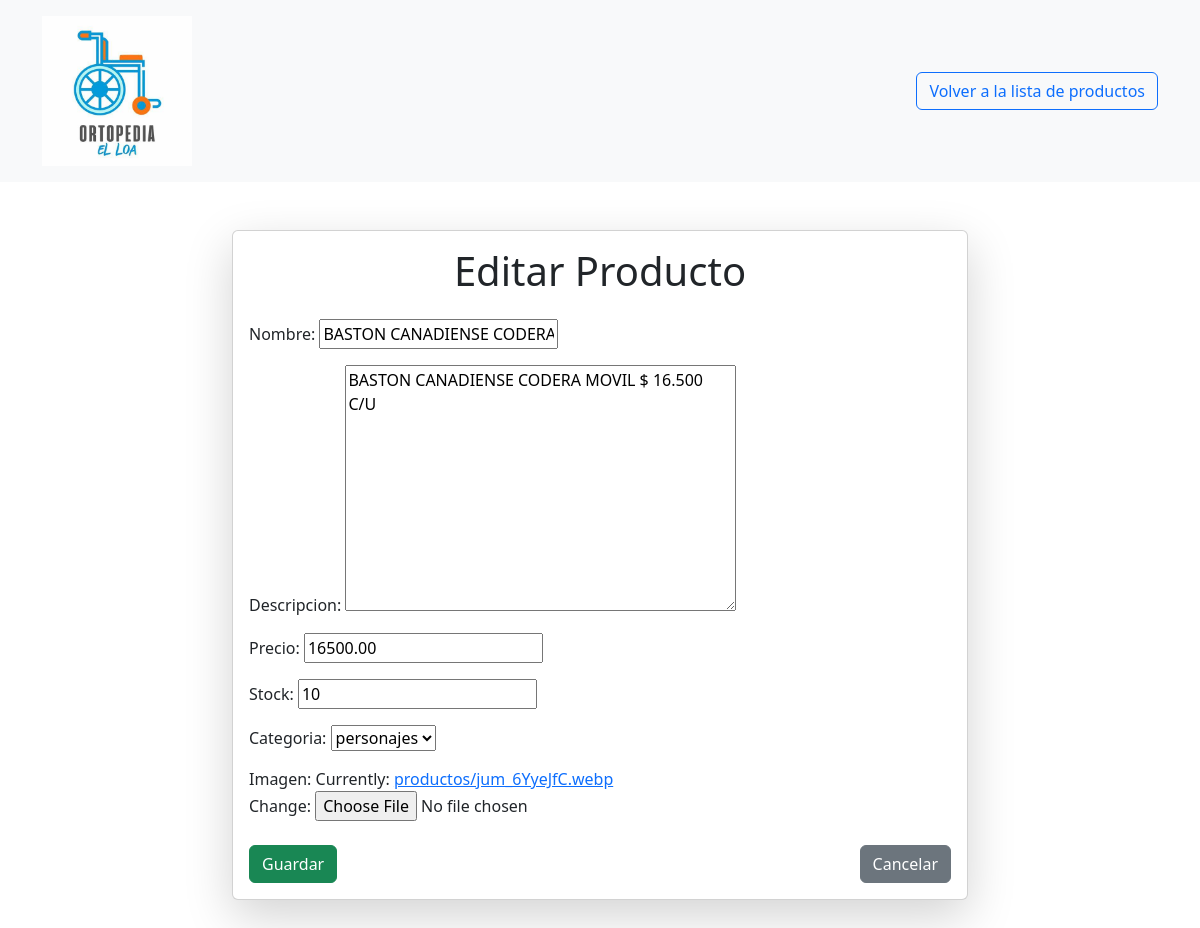
The page /productos/52/editar/ on the database as committed earlier.
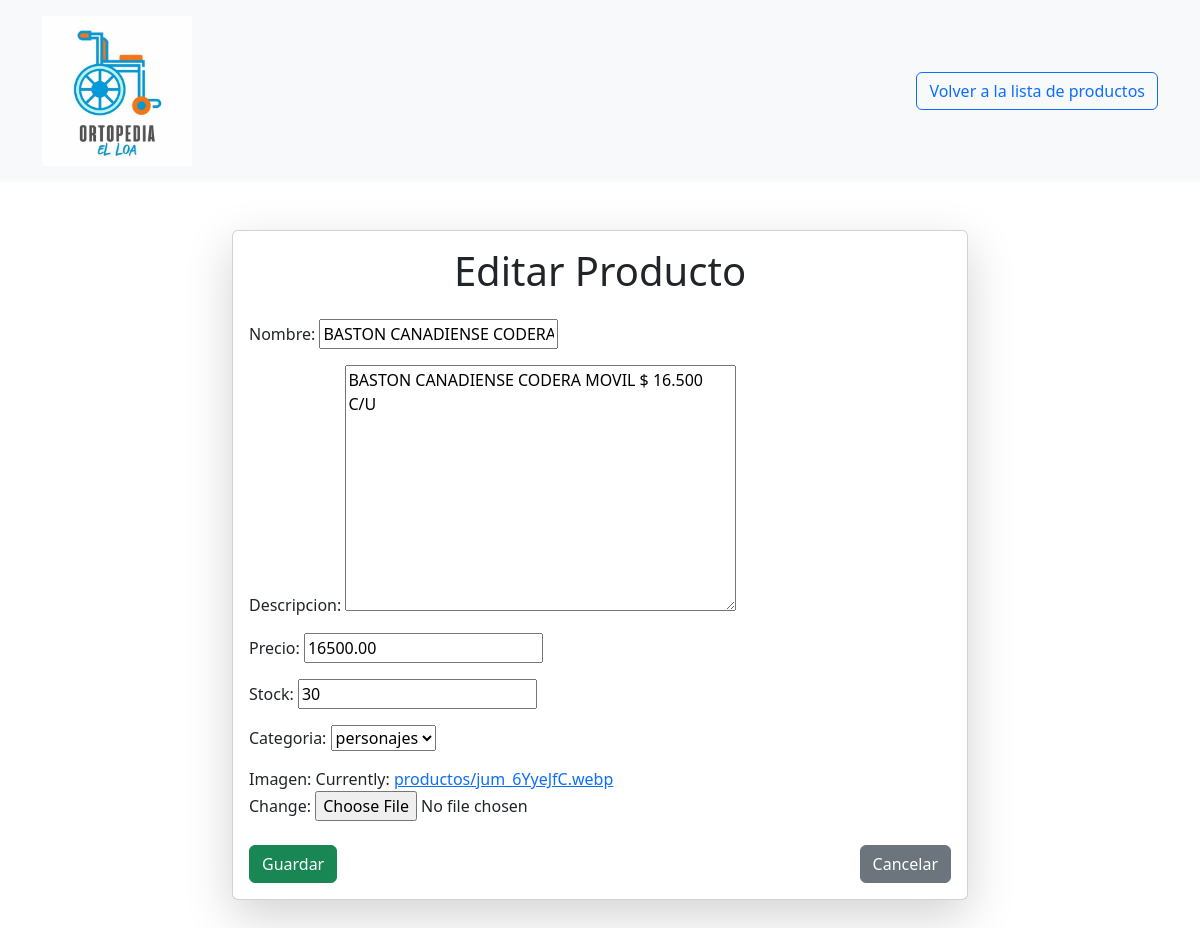
The same page on the database as committed later.
### productos/models.py (models this page shows, shortened)
class Producto(models.Model):
    nombre = models.CharField(max_length=200)
    descripcion = models.TextField()
    precio = models.DecimalField(max_digits=10, decimal_places=2)
    stock = models.IntegerField()
    categoria = models.ForeignKey(Categoria, on_delete=models.CASCADE)
    imagen = models.ImageField(upload_to='productos/')

class Categoria(models.Model):
    nombre = models.CharField(max_length=100)
    def __str__(self):
        return self.nombre

### productos/views.py (the view)
# urls.py: path('<int:pk>/editar/', views.ProductoUpdateView.as_view(), name='producto_editar'),
class ProductoUpdateView(UpdateView):
    model = Producto
    template_name = 'productos/producto_form.html'
    fields = ['nombre', 'descripcion', 'precio', 'stock', 'categoria', 'imagen']
    success_url = reverse_lazy('ProductoListViewjefe')

### productos/templates/productos/producto_form.html (shortened to what this page needs)
<!DOCTYPE html>
<html lang="es">
<head>
    <link href="https://cdn.jsdelivr.net/npm/bootstrap@5.3.0/dist/css/bootstrap.min.css" rel="stylesheet">
</head>
<body>
    <header class="bg-light py-3 mb-4">
        <div class="container d-flex justify-content-between align-items-center">
            <div>
                {% load static %}
                <img src="{% static 'images/logotipo.webp' %}" alt="Logo" class="img-fluid" style="max-width: 150px;">
            </div>
            <a href="{% url 'ProductoListViewjefe' %}" class="btn btn-outline-primary">
                 Volver a la lista de productos
            </a>
        </div>
    </header>
    <div class="container my-5">
        <div class="row">
            <div class="col-md-8 offset-md-2">
                <div class="card shadow-lg">
                    <div class="card-body">
                        <h1 class="card-title text-center mb-4">
                            {% if object %}
                                Editar Producto
                            {% else %}
                                Crear Producto
                            {% endif %}
                        </h1>
                        <form method="post" enctype="multipart/form-data">
                            <div class="mb-3">
                                {{ form.as_p }}
                            </div>
                            <div class="d-flex justify-content-between mt-4">
                                <button type="submit" class="btn btn-success">
                                     Guardar
                                </button>
                                <a href="{% url 'ProductoListViewjefe' %}" class="btn btn-secondary">
                                     Cancelar
                                </a>
                            </div>
                        </form>
                    </div>
                </div>
            </div>
        </div>
    </div>
</body>
</html>

Rows that differ between the two databases and show on the page:
changed Producto "BASTON CANADIENSE CODERA MOVIL $ 16.500 C/U": stock "10" → "30"
